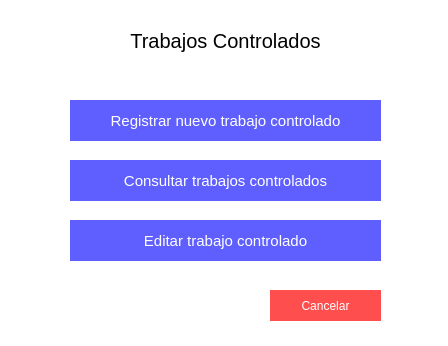
<?xml version="1.0" encoding="UTF-8"?>
<ui version="4.0">
 <class>Form</class>
 <widget class="QWidget" name="Form">
  <property name="geometry">
   <rect>
    <x>0</x>
    <y>0</y>
    <width>448</width>
    <height>346</height>
   </rect>
  </property>
  <property name="windowTitle">
   <string>Form</string>
  </property>
  <property name="styleSheet">
   <string notr="true">background-color:white;</string>
  </property>
  <widget class="QPushButton" name="ca_btn_3">
   <property name="geometry">
    <rect>
     <x>70</x>
     <y>220</y>
     <width>311</width>
     <height>41</height>
    </rect>
   </property>
   <property name="styleSheet">
    <string notr="true">background-color:#5f5fff;
color:white;
border:none;
font-size:15px;</string>
   </property>
   <property name="text">
    <string>Editar trabajo controlado</string>
   </property>
   <property name="iconSize">
    <size>
     <width>16</width>
     <height>20</height>
    </size>
   </property>
   <property name="flat">
    <bool>false</bool>
   </property>
  </widget>
  <widget class="QPushButton" name="ca_btn_cancelar">
   <property name="geometry">
    <rect>
     <x>270</x>
     <y>290</y>
     <width>111</width>
     <height>31</height>
    </rect>
   </property>
   <property name="styleSheet">
    <string notr="true">color:white;
background-color:#ff4e4e;
border:none;</string>
   </property>
   <property name="text">
    <string>Cancelar</string>
   </property>
  </widget>
  <widget class="QPushButton" name="ca_btn_1">
   <property name="geometry">
    <rect>
     <x>70</x>
     <y>100</y>
     <width>311</width>
     <height>41</height>
    </rect>
   </property>
   <property name="styleSheet">
    <string notr="true">background-color:#5f5fff;
color:white;
border:none;
font-size:15px;</string>
   </property>
   <property name="text">
    <string>Registrar nuevo trabajo controlado</string>
   </property>
   <property name="iconSize">
    <size>
     <width>16</width>
     <height>20</height>
    </size>
   </property>
   <property name="flat">
    <bool>false</bool>
   </property>
  </widget>
  <widget class="QPushButton" name="ca_btn_2">
   <property name="geometry">
    <rect>
     <x>70</x>
     <y>160</y>
     <width>311</width>
     <height>41</height>
    </rect>
   </property>
   <property name="styleSheet">
    <string notr="true">background-color:#5f5fff;
color:white;
border:none;
font-size:15px;</string>
   </property>
   <property name="text">
    <string>Consultar trabajos controlados</string>
   </property>
   <property name="iconSize">
    <size>
     <width>16</width>
     <height>20</height>
    </size>
   </property>
   <property name="flat">
    <bool>false</bool>
   </property>
  </widget>
  <widget class="QLabel" name="label">
   <property name="geometry">
    <rect>
     <x>100</x>
     <y>20</y>
     <width>251</width>
     <height>41</height>
    </rect>
   </property>
   <property name="styleSheet">
    <string notr="true">font-size:20px;
</string>
   </property>
   <property name="text">
    <string>Trabajos Controlados</string>
   </property>
   <property name="alignment">
    <set>Qt::AlignCenter</set>
   </property>
  </widget>
 </widget>
 <resources/>
 <connections/>
</ui>
